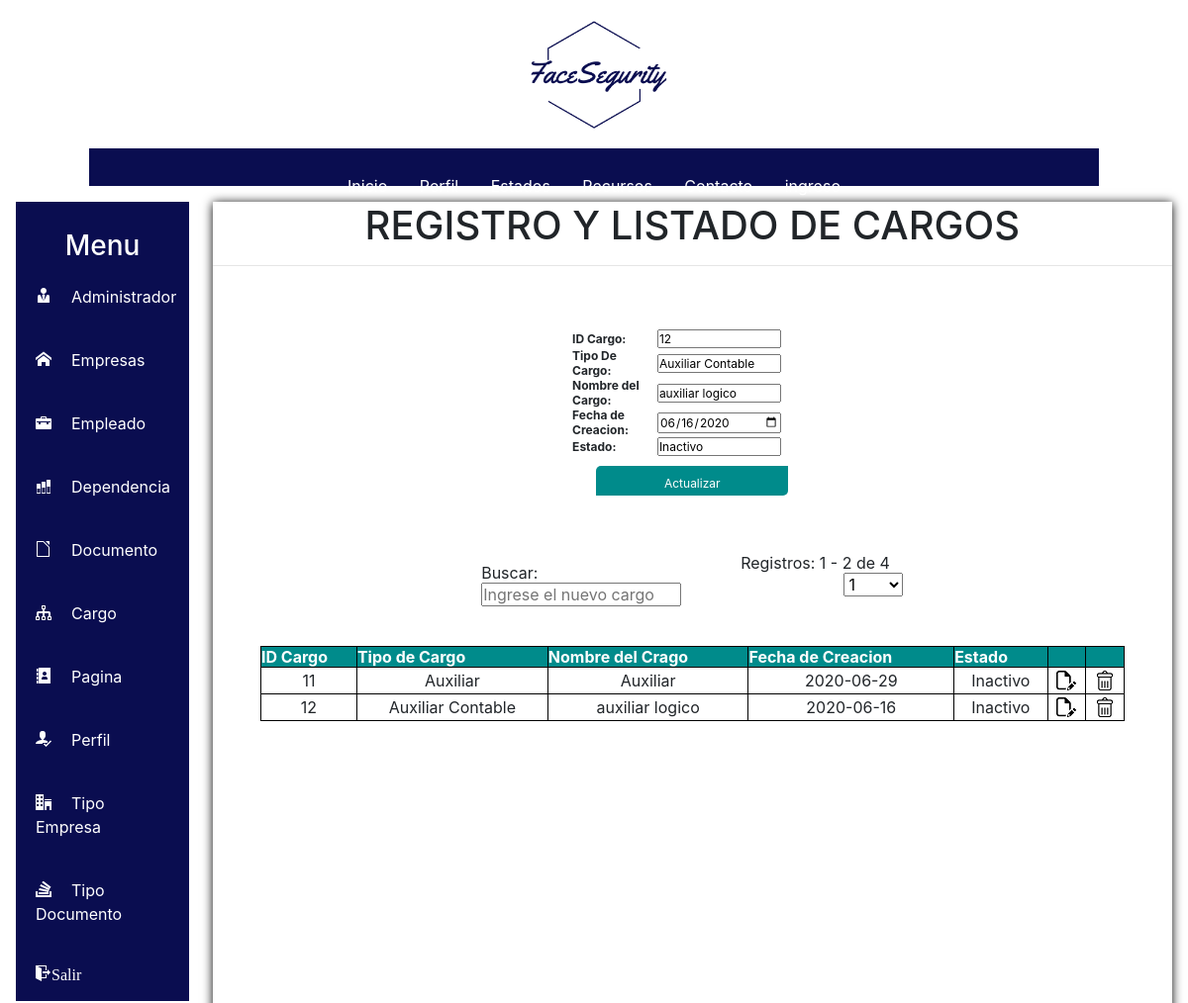
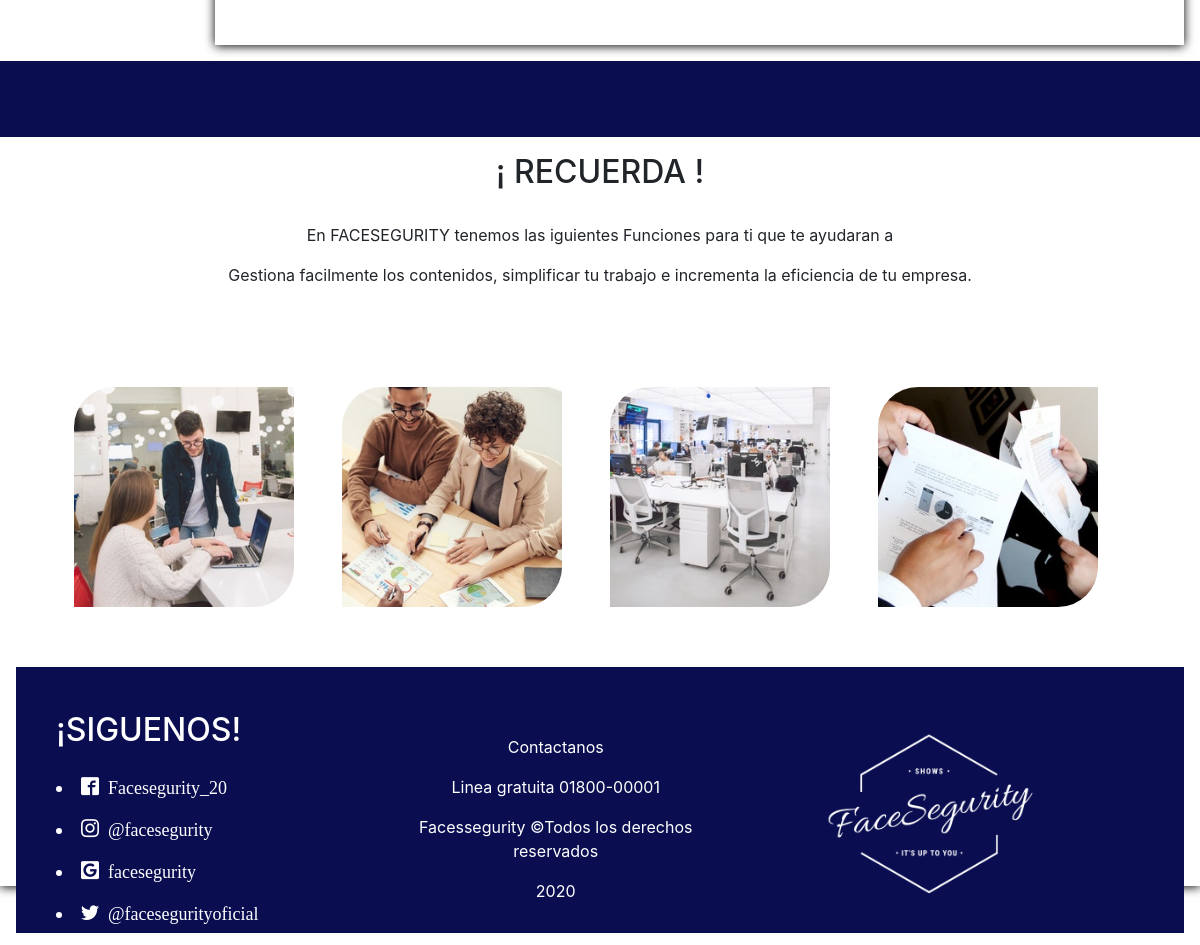
/SW_FACESEGURITY/home.php?pg=006&id_cargo=12 (signed in), run on the app's committed database (2 pictures, top to bottom).
### tables this page shows
CREATE TABLE `cargo` (
  `id_cargo` int(11) NOT NULL,
  `tip_cargo` varchar(30) NOT NULL,
  `nom_cargo` varchar(30) NOT NULL,
  `fec_cargo` date NOT NULL,
  `estado` varchar(30) NOT NULL
);

### SW_FACESEGURITY/modelo/mcargo.php (called while the page is built, shortened)
<?php
class mcargo{
	public function sel_cargo($filtro,$rvini,$rvfin){
		$resultado = null;
		$modelo = new conexion();
		$conexion = $modelo->get_conexion(); $sql = 'SELECT id_cargo, tip_cargo,nom_cargo,fec_cargo,estado FROM cargo';
		$sql .= ' LIMIT '.$rvini.', '.$rvfin.';';
		$result = $conexion->prepare($sql);
		$result->execute();
		while($f=$result->fetch()){
			$resultado[]=$f;
		}
		return $resultado;
	}
	public function sel_cargo_act($id_cargo){
		$resultado1 = NULL;
		$modelo = new conexion();
		$conexion = $modelo->get_conexion();
		$sql = "SELECT id_cargo, tip_cargo, nom_cargo, fec_cargo, estado FROM cargo WHERE  id_cargo=:id_cargo;";
		$result = $conexion->prepare($sql);
		$result->bindParam(':id_cargo',$id_cargo);
		$result->execute();
		while ($f1=$result->fetch()){
			$resultado1[]=$f1;
		}
		return $resultado1;
	}
}
?>

### SW_FACESEGURITY/controlador/ccargo.php (the view, shortened to what this page needs)
<?php
include ("modelo/mcargo.php");
include ('modelo/mpaginacion.php');
	function form_registro($id_cargo){
	    $mcargo = new mcargo();
		$result1 =$mcargo->sel_cargo_act($id_cargo);
		$txt = '';
		$txt .= '<div class="cuad">';
			$txt .= '<form name="frm1" action="#" method="POST">';
				$txt .= '<table>';
					$txt .= '<tr>';
						$txt .= '<th align="left">';
							$txt .= 'ID Cargo:';
						$txt .= '</th>';
						$txt .= '<td>';
							$txt .= '<input type="number" name="id_cargo" max="999999999999" value="'.$id_cargo.'"/>';
						$txt .= '</td>';
					$txt .= '</tr>';
					$txt .= '<tr>';
						$txt .= '<th align="left">';
							$txt .= 'Tipo De Cargo:';
						$txt .= '</th>';
						$txt .= '<td>';
							$txt .= '<input type="text" name="tip_cargo" maxlength="50" value="';
						if ($id_cargo)
						$txt .= $result1[0]["tip_cargo"];
						$txt .= '"/>';
						$txt .= '</td>';
					$txt .= '</tr>';
					$txt .= '<tr>';
						$txt .= '<th align="left">';
							$txt .= 'Nombre del Cargo:';
						$txt .= '</th>';
						$txt .= '<td>';
							$txt .= '<input type="varchar" name="nom_cargo" maxlength="50" value="';
						if ($id_cargo)
						$txt .= $result1[0]["nom_cargo"];
						$txt .= '"/>';
						$txt .= '</td>';
					$txt .= '</tr>';
					$txt .= '<tr>';
						$txt .= '<th align="left">';
							$txt .= 'Fecha de Creacion:';
						$txt .= '</th>';
						$txt .= '<td>';
							$txt .= '<input type="date" name="fec_cargo"  value="';
						if ($id_cargo)
						$txt .= $result1[0]["fec_cargo"];
						$txt .= '"/>';
						$txt .= '</td>';
					$txt .= '</tr>';
					$txt .= '<tr>';
						$txt .= '<th align="left">';
							$txt .= 'Estado:';
						$txt .= '</th>';
						$txt .= '<td>';
							$txt .= '<input type="varchar" name="estado" maxlength="50" value="';
						if ($id_cargo)
						$txt .= $result1[0]["estado"];
						$txt .= '"/>';
						$txt .= '</td>';
					$txt .= '</tr>';
					$txt .= '<tr>';
					$txt .= '<th colspan="2" style="text-align: center;">';
						$txt .= '<input type="submit" name="operacion" value="';
						if ($id_cargo)
							$txt .= 'Actualizar';
						else
							$txt .= 'Insertar';
					$txt .= '" />';
					$txt .= '</tr>';
				$txt .= '</table>';
			$txt .= '</form>';
		$txt .= '</div>';
		echo $txt;
	}
function form_mostrar($conp,$nreg,$pg,$bo,$filtro,$arc){
		$mcargo = new mcargo();
		$pa = new mpaginacion();
		$txt = '';
		$txt .= "<table>";
			$txt .= "<tr>";
				$txt .= "<td>";
					$txt .= "<form name='forfil' method='GET' action='".$arc."'>";
						$txt .= "<input type='hidden' name='pg' value='".$pg."' />";
						$txt .= "Buscar:<input type='text' name='filtro' value='".$filtro."' placeholder='Ingrese el nuevo cargo' onChange= 'this.form.submit();' />";
					$txt .= "</form>";
				$txt .= "</td>";
				$txt .= "<td align='right' style='padding-left: 10px;'>";
					$bo = "<input type='hidden' name='filtro' value='".$filtro."' />";
					$txt .= $pa->spag($conp,$nreg,$pg,$bo,$arc);
					$result = $mcargo->sel_cargo($filtro,$pa->rvalini(),$pa->rvalfin());
				$txt .= "</td>";
			$txt .= "</tr>";
		$txt .= "</table>";
		if ($result) {
		$txt .= '<div class="cuad1" style="width: 90%;">';
			$txt .= '<table width="100%" cellspacing="0px" align="center">';
				$txt .= '<tr>';
					$txt .= '<th>';
						$txt .= 'ID Cargo';
					$txt .= '</th>';
					$txt .= '<th>';
						$txt .= 'Tipo de Cargo';
					$txt .= '</th>';
					$txt .= '<th>';
						$txt .= 'Nombre del Crago';
					$txt .= '</th>';
					$txt .= '<th>';
						$txt .= 'Fecha de Creacion';
					$txt .= '</th>';
					$txt .= '<th>';
						$txt .= 'Estado';
					$txt .= '</th>';
					$txt .= '<th></th>';
					$txt .= '<th></th>';
				$txt .= '</tr>';
				foreach ($result as $f) {
				$txt .= '<tr>';
					$txt .= '<td align="center">';
						$txt .= $f["id_cargo"];
					$txt .= '</td>';
					$txt .= '<td align="center">';
						$txt .= $f["tip_cargo"];
					$txt .= '</td>';
					$txt .= '<td align="center">';
						$txt .= $f["nom_cargo"];
					$txt .= '</td>';
					$txt .= '<td align="center">';
						$txt .= $f["fec_cargo"];
					$txt .= '</td>';
					$txt .= '<td align="center">';
						$txt .= $f["estado"];
					$txt .= '</td>';
					$txt .= '<td align="center"><a href="home.php?pg=006&id_cargo='.$f["id_cargo"].'">
						<img src="img/actua.png" title="Actualizar"</a></td>';
					$txt .= '<td align="center"><a href="home.php?pg=006&del='.$f["id_cargo"].'">
						<img src="img/elemi.png" title="Eliminar"</a></td>';
				$txt .= '</tr>';
				}
			$txt .= '</table>';
		$txt .= '</div>';
		}else{
		$txt.= '<div class="cuad" style=" width": 90%;">';
		 $txt.= '<h3> No existen datos registrado en la base de datos...</h3>';
		 $txt.='</div>';
        }
		echo $txt;
	}
?>

### SW_FACESEGURITY/css/homeestilos.css (style rules this page uses)
* { margin: 0; padding: 0; }

### SW_FACESEGURITY/css/tablas.css (style rules this page uses)
.cuad1 th { border: solid 1px black; background: red; }
.cuad1 td { border: solid 1px black; padding: 3px; }
.cuad1 th { background-color: #008B8B; color: white; }
.cuad1 table { margin: 30px auto; padding: 12px auto; border: solid 1px black; border-collapse: collapse; }
.cuad1 { float: center; padding: 5px auto; margin: 5px auto; }
.cuad th { font-size: 12px; }
.cuad td { font-size: 12px; margin-bottom: 10px; box-sizing: border-box; }
input { display: block; width: 80% }
.cuad table { width: 100%; float: center; overflow-x: auto; display: flex; overflow-y: auto; }
.cuad { width: 25%; float: center; }
input[type=submit] { margin-bottom: 0px; background: #008B8B; color: white; border:none; padding: 10px; height:30px; margin: 10px auto; text-shadow: #fff; border-radius: 5px 0px 5px 0px; }

### data on the page
cargo: txt "ID Cargo: Tipo De Cargo: Nombre del Cargo: Fecha de Creacion: Estado:", value "12 Auxiliar Contable auxiliar logico 2020-06-16 Inactivo"
cargo: value "11 Auxiliar Auxiliar 2020-06-29 Inactivo"

### other printed values
$txt "Registros: 1 - 2 de 4"
form field npg "1"
